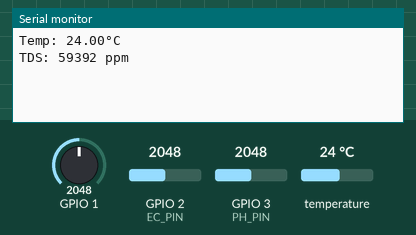
This sketch was run on a simulated ESP32-S3. Parts: the last lines printed to the serial monitor. The test bench sets the inputs (shaded band); at power-on: temperature 24 °C, GPIO 1 = 2048, GPIO 2 (EC_PIN) = 2048, GPIO 3 (PH_PIN) = 2048. WiFi joins after 1.5 s; servers stay silent unless stated.

Above: at 3.0 s.
3.1 s: temperature set to 12 °C
At 3.7 s:
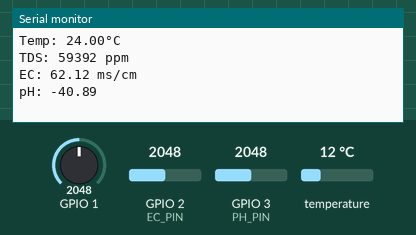
6.6 s: GPIO 1 set to 2866
At 7.07 s:
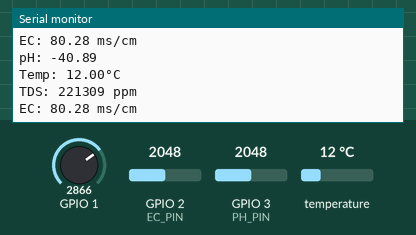
8.1 s: GPIO 2 (EC_PIN) set to 2866
At 9.5 s:
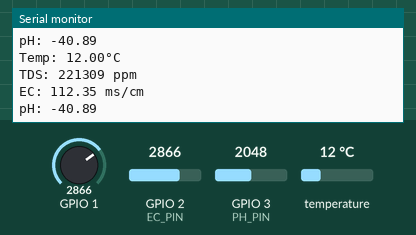
9.6 s: GPIO 3 (PH_PIN) set to 2866
At 10.97 s:
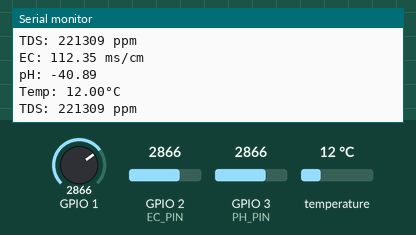
11.1 s: temperature set to 19 °C
At 12.1 s:
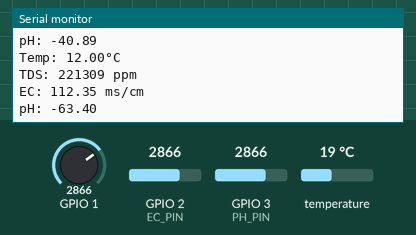
12.6 s: GPIO 1 set to 3972
At 13.7 s:
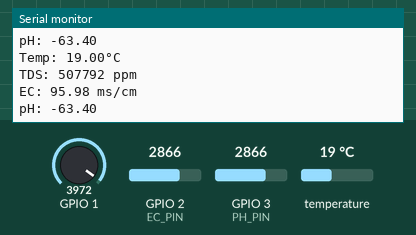
Timing chart, 0 to 15.1 s (numbered marks = the images above; inputs shaded):
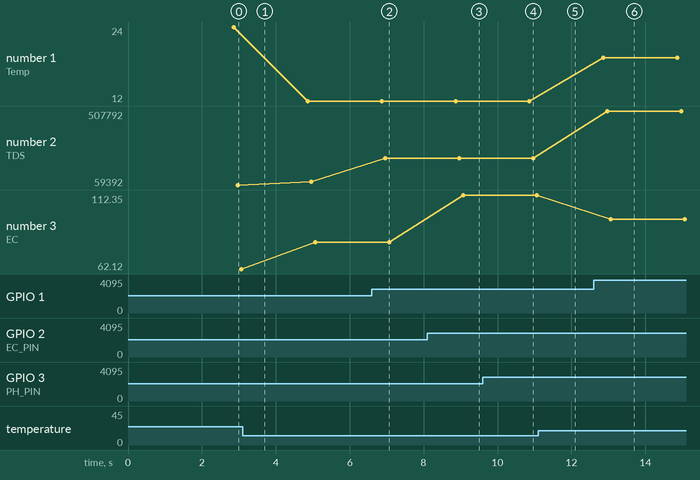

Measured:
- after the input at 6.6 s, the serial monitor: prints a new line after 0.37 s (image 2)
- after the input at 8.1 s, the serial monitor: prints a new line after 0.97 s (image 3)
- after the input at 12.6 s, the serial monitor: prints a new line after 0.37 s (image 6)
- plotted number 1: 24 → 12 after the input at 3.1 s
- plotted number 2: 59392 → 78654 after the input at 3.1 s, 78654 → 221309 after the input at 6.6 s, 221309 → 507792 after the input at 12.6 s
- plotted number 3: 62.12 → 80.28 after the input at 3.1 s, 80.28 → 112.35 after the input at 8.1 s

The sketch:

wifiMeasureMate.ino
```cpp
// --- Bibliotheken ---
#include <OneWire.h>
#include <DallasTemperature.h>
#include <GravityTDS.h>       // SEN0244 TDS library
#include "DFRobot_EC.h"       // DFR0300 EC library
#include "DFRobot_PH.h"       // SEN0161 pH library
#include <WiFi.h>
#include <BlynkSimpleEsp32.h> // of: BlynkSimpleEsp8266.h voor ESP8266

// --- Blynk credentials ---
#define BLYNK_TEMPLATE_ID   "TMPL4kKYByLFC"
#define BLYNK_TEMPLATE_NAME "Measuremate3"
#define BLYNK_AUTH_TOKEN    "c4Pi4KWISLQs_quo-X9QRyAgoqauWid-"

// --- WiFi credentials (vul zelf in) ---
const char* ssid     = "JOUW_SSID";
const char* password = "JOUW_WACHTWOORD";

// --- Multiplexer pinnen ---
#define S0 4
#define S1 5
#define S2 6
#define S3 7

void selectChannel(int ch) {
  digitalWrite(S0, (ch >> 0) & 1);
  digitalWrite(S1, (ch >> 1) & 1);
  digitalWrite(S2, (ch >> 2) & 1);
  digitalWrite(S3, (ch >> 3) & 1);
}

// --- DS18B20 (kanaal 0) ---
#define ONE_WIRE_BUS 2
OneWire oneWire(ONE_WIRE_BUS);
DallasTemperature sensors(&oneWire);

// --- TDS (kanaal 1) ---
#define TDS_PIN A0
GravityTDS gravityTds;

// --- EC (kanaal 2) ---
#define EC_PIN A1
DFRobot_EC ec;

// --- pH (kanaal 3) ---
#define PH_PIN A2
DFRobot_PH ph;

// timers
unsigned long lastMillis = 0;
const unsigned long interval = 2000; // meet elke 2s

void setup() {
  Serial.begin(115200);

  // Multiplexer outputen
  pinMode(S0, OUTPUT); pinMode(S1, OUTPUT);
  pinMode(S2, OUTPUT); pinMode(S3, OUTPUT);
  selectChannel(0); // start zonder voeding

  // DS18B20
  sensors.begin();

  // TDS
  gravityTds.setPin(TDS_PIN);
  gravityTds.setAref(5.0);
  gravityTds.setAdcRange(1024);
  gravityTds.begin();

  // EC
  ec.begin();

  // pH
  ph.begin();

  // Blynk + WiFi
  Blynk.begin(BLYNK_AUTH_TOKEN, ssid, password);
}

void loop() {
  Blynk.run();

  if (millis() - lastMillis < interval) return;
  lastMillis = millis();

  float temperature = NAN, tds= NAN, ecValue = NAN, phValue = NAN;

  // ——— Temperatuur ———
  selectChannel(0);
  delay(100);                      // stabilisatietijd
  sensors.requestTemperatures();
  temperature = sensors.getTempCByIndex(0);
  Serial.printf("Temp: %.2f°C\n", temperature);
  Blynk.virtualWrite(V5, temperature);

  // ——— TDS ———
  selectChannel(1);
  delay(100);
  gravityTds.setTemperature(temperature);
  gravityTds.update();
  tds = gravityTds.getTdsValue();
  Serial.printf("TDS: %.0f ppm\n", tds);
  Blynk.virtualWrite(V6, tds);

  // ——— Conductivity ———
  selectChannel(2);
  delay(100);
  {
    float voltage = analogRead(EC_PIN) / 1024.0 * 5000;
    ecValue = ec.readEC(voltage, temperature);
  }
  Serial.printf("EC: %.2f ms/cm\n", ecValue);
  Blynk.virtualWrite(V10, ecValue);

  // ——— pH ———
  selectChannel(3);
  delay(100);
  {
    float voltage = analogRead(PH_PIN) / 1024.0 * 5000;
    phValue = ph.readPH(voltage, temperature);
  }
  Serial.printf("pH: %.2f\n", phValue);
  Blynk.virtualWrite(V9, phValue);

  // Schakel voeding uit
  selectChannel(0);
}
```
